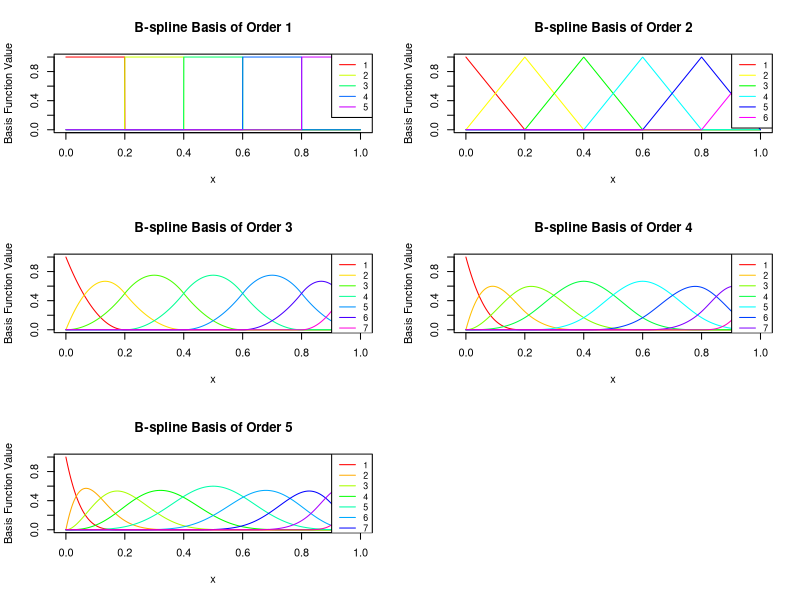

Source code (R):
# Load the necessary library
library(splines)

# Define the inner knots and boundary knots
knots <- c(0.2, 0.4, 0.6, 0.8)
boundary_knots <- c(0, 1)

# Define the grid of values in [0, 1]
x.seq <- seq(0, 1, length.out = 1000)

# Set up the plotting area to display all plots in a 3x2 grid
par(mfrow = c(3, 2))

# Loop through each order M from 1 to 5
for (M in 1:5) {
  if (M == 1) {
    # For M=1, use piecewise constant step functions
    B <- cut(x.seq, breaks = c(boundary_knots[1], knots, boundary_knots[2]), include.lowest = TRUE, labels = FALSE)
    B <- model.matrix(~ factor(B) - 1)  # Convert to dummy variables
  } else {
    # For M > 1, use the bs function to generate the B-spline basis
    B <- bs(x.seq, knots = knots, Boundary.knots = boundary_knots, degree = M - 1, intercept = TRUE)
  }
  
  # Plot the basis functions
  matplot(x.seq, B, type = "l", lty = 1, col = rainbow(ncol(B)), 
          main = paste("B-spline Basis of Order", M), 
          xlab = "x", ylab = "Basis Function Value")
  legend("topright", legend = 1:ncol(B), col = rainbow(ncol(B)), lty = 1, cex = 0.8)
}
